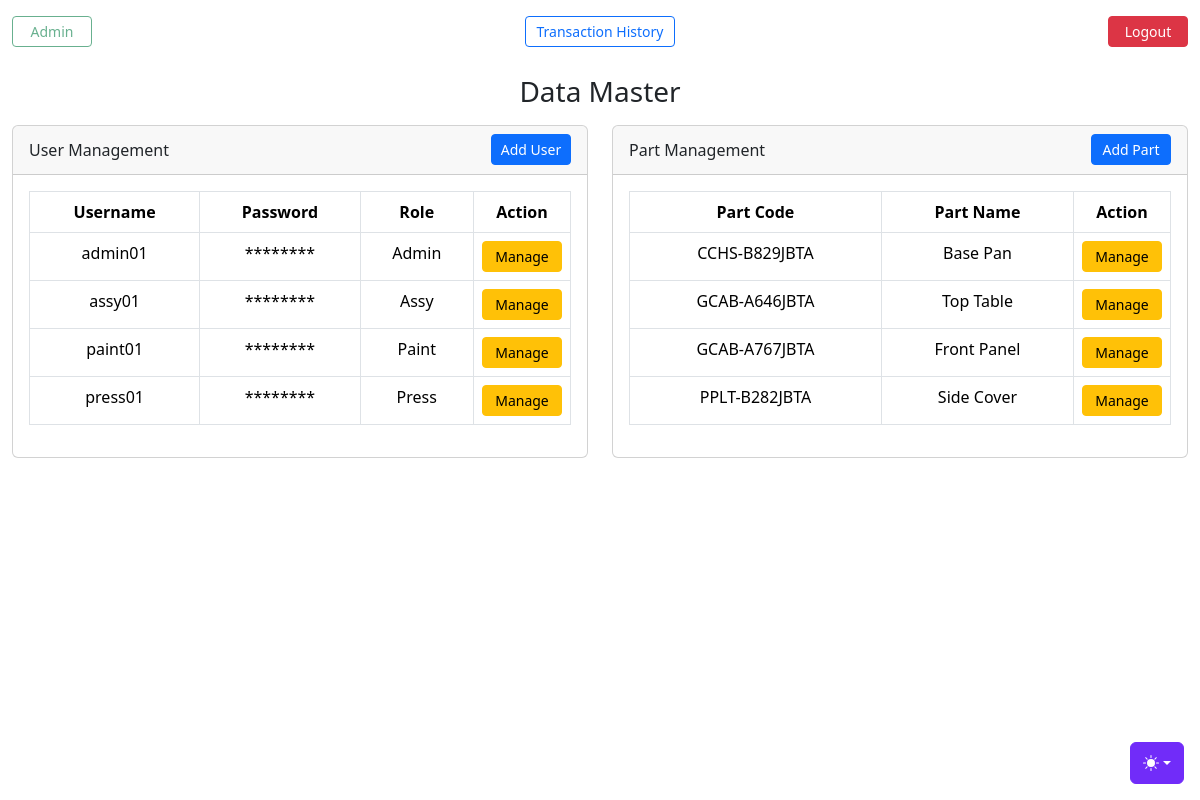
The app's page /page/admin/index.php (signed in), older data.
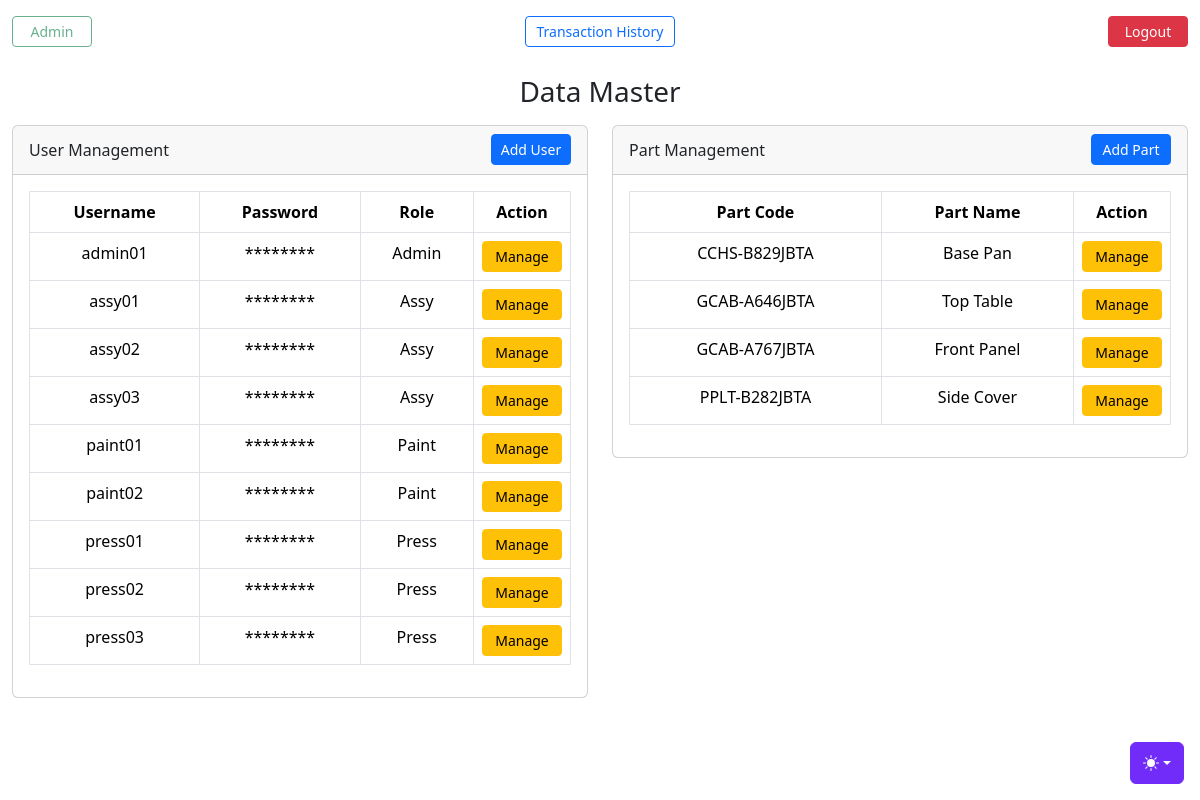
The same page, newer data.
### tables this page shows
CREATE TABLE `user` (
  `username` varchar(32) NOT NULL,
  `password` varchar(32) NOT NULL,
  `role` enum('Admin','Press','Paint','Assy') NOT NULL
);

CREATE TABLE `part` (
  `part_code` varchar(32) NOT NULL,
  `part_name` varchar(32) NOT NULL,
  `qty_press` int(11) NOT NULL DEFAULT 0,
  `qty_paint` int(11) NOT NULL DEFAULT 0
);

### page/admin/index.php (the view, shortened to what this page needs)
<?php
require '../../conn.php';
$query = "SELECT * FROM user";
$result = mysqli_query($conn, $query);
$users = mysqli_fetch_all($result, MYSQLI_ASSOC);
$query = "SELECT * FROM part";
$result = mysqli_query($conn, $query);
$parts = mysqli_fetch_all($result, MYSQLI_ASSOC);
?>
<!doctype html>
<html lang="en" data-bs-theme="auto">
<head>
    <link rel="stylesheet" href="../../css/jquery-ui.css" rel="stylesheet">
    <link rel="stylesheet" href="../../css/dashboard.css" rel="stylesheet">
    <link rel="stylesheet" href="../../css/bootstrap.min.css" rel="stylesheet">
    <link rel="stylesheet" href="../../css/style.css" rel="stylesheet">
</head>
<body>
    <?php include '../../library/themes.php'; ?>
    <div class="container-fluid text-center">
        <div class="row mt-3">
            <div class="col text-start">
                <button class="btn btn-sm btn-outline-success" disabled><?php echo "Admin" ?></button>
            </div>
            <div class="col text-center">
                <a href="transaction.php" class="btn btn-sm btn-outline-primary mb-1" style="width: 150px;">Transaction History</a>
            </div>
            <div class="col text-end">
                <button type="button" class="btn btn-sm btn-danger" data-bs-toggle="modal" data-bs-target="#logoutModal">Logout</button>
            </div>
        </div>
        <h3 class="mt-4">Data Master</h3>
        <div class="row mt-3">
            <div class="col">
                <div class="card text-center">
                    <div class="card-header">
                        <span class="float-start my-1">User Management</span>
                        <span class="float-end">
                            <button type="button" class="btn btn-sm btn-primary" data-bs-toggle="modal" data-bs-target="#AddUserModal">
                                Add User
                            </button>
                        </span>
                    </div>
                    <div class="card-body">
                        <table class="table table-bordered">
                            <thead>
                                <tr>
                                    <th scope="col">Username</th>
                                    <th scope="col">Password</th>
                                    <th scope="col">Role</th>
                                    <th scope="col" style="width: 90px;">Action</th>
                                </tr>
                            </thead>
                            <tbody>
                                <?php foreach ($users as $user) : ?>
                                    <tr>
                                        <td><?php echo htmlspecialchars($user['username']); ?></td>
                                        <td>********</td>
                                        <td><?php echo htmlspecialchars($user['role']); ?></td>
                                        <td>
                                            <a class="btn btn-sm btn-warning" href="function/user_action.php?username=<?php echo $user['username']; ?>">Manage</a>
                                        </td>
                                    </tr>
                                <?php endforeach; ?>
                            </tbody>
                        </table>
                    </div>
                </div>
            </div>
            <div class="col">
                <div class="card text-center">
                    <div class="card-header">
                        <span class="float-start my-1">Part Management</span>
                        <span class="float-end">
                            <button type="button" class="btn btn-sm btn-primary" data-bs-toggle="modal" data-bs-target="#AddPartModal">
                                Add Part
                            </button>
                        </span>
                    </div>
                    <div class="card-body">
                        <table class="table table-bordered">
                            <thead>
                                <tr>
                                    <th scope="col">Part Code</th>
                                    <th scope="col">Part Name</th>
                                    <th scope="col" style="width: 90px;">Action</th>
                                </tr>
                            </thead>
                            <tbody>
                                <?php foreach ($parts as $part) : ?>
                                    <tr>
                                        <td><?php echo htmlspecialchars($part['part_code']); ?></td>
                                        <td><?php echo htmlspecialchars($part['part_name']); ?></td>
                                        <td>
                                            <a class="btn btn-sm btn-warning" href="function/part_action.php?part_code=<?php echo $part['part_code']; ?>">Manage</a>
                                        </td>
                                    </tr>
                                <?php endforeach; ?>
                            </tbody>
                        </table>
                    </div>
                </div>
            </div>
        </div>
</body>
</html>

### library/themes.php (shortened to what this page needs)
<div class="dropdown position-fixed bottom-0 end-0 mb-3 me-3 bd-mode-toggle">
    <button class="btn btn-bd-primary py-2 dropdown-toggle d-flex align-items-center" id="bd-theme" type="button" aria-expanded="false" data-bs-toggle="dropdown" aria-label="Toggle theme (auto)">
        <svg class="bi my-1 theme-icon-active" width="1em" height="1em">
            <use href="#circle-half"></use>
        </svg>
    </button>
</div>

### css/dashboard.css (style rules this page uses)
.bi { display: inline-block; width: 1rem; height: 1rem; }

### css/style.css (style rules this page uses)
.bi { vertical-align: -0.125em; fill: currentColor; }
.btn-bd-primary { --bd-violet-bg: #712cf9; --bd-violet-rgb: 112.520718, 44.062154, 249.437846; --bs-btn-font-weight: 600; --bs-btn-color: var(--bs-white); --bs-btn-bg: var(--bd-violet-bg); --bs-btn-border-color: var(--bd-violet-bg); --bs-btn-hover-color: var(--bs-white); --bs-btn-hover-bg: #6528e0; --bs-btn-hover-border-color: #6528e0; --bs-btn-focus-shadow-rgb: var(--bd-violet-rgb); --bs-btn-active-color: var(--bs-btn-hover-color); --bs-btn-active-bg: #5a23c8; --bs-btn-active-border-color: #5a23c8; }
.bd-mode-toggle { z-index: 1500; }

### page/admin/index.php (style rules this page uses)
.btn-sm { width: 80px; }

Row changes from the older to the newer data that the page shows:
added user: username "assy02", role "Assy"
added user: username "assy03", role "Assy"
added user: username "paint02", role "Paint"
added user: username "press02", role "Press"
added user: username "press03", role "Press"
